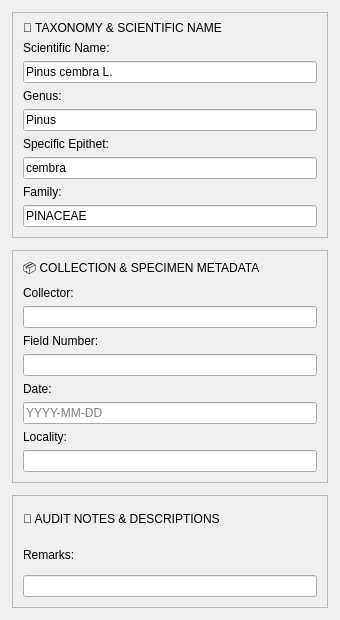
              <widget class="QWidget" name="audit_cards_contents">
               <property name="geometry">
                <rect>
                 <x>0</x>
                 <y>0</y>
                 <width>340</width>
                 <height>620</height>
                </rect>
               </property>
               <layout class="QVBoxLayout" name="cards_layout">
                <property name="spacing">
                 <number>12</number>
                </property>
                <property name="leftMargin">
                 <number>12</number>
                </property>
                <property name="topMargin">
                 <number>12</number>
                </property>
                <property name="rightMargin">
                 <number>12</number>
                </property>
                <property name="bottomMargin">
                 <number>12</number>
                </property>
                <item>
                 <widget class="QFrame" name="card_taxonomy">
                  <property name="frameShape">
                   <enum>QFrame::StyledPanel</enum>
                  </property>
                  <property name="class" stdset="0">
                   <string>audit-card</string>
                  </property>
                  <layout class="QVBoxLayout" name="tax_card_layout">
                   <property name="spacing">
                    <number>6</number>
                   </property>
                   <property name="leftMargin">
                    <number>10</number>
                   </property>
                   <property name="topMargin">
                    <number>8</number>
                   </property>
                   <property name="rightMargin">
                    <number>10</number>
                   </property>
                   <property name="bottomMargin">
                    <number>10</number>
                   </property>
                   <item>
                    <widget class="QLabel" name="lbl_card_tax_title">
                     <property name="text">
                      <string>🧬 TAXONOMY &amp; SCIENTIFIC NAME</string>
                     </property>
                     <property name="class" stdset="0">
                      <string>card-header-lbl</string>
                     </property>
                    </widget>
                   </item>
                   <item>
                    <widget class="QLabel" name="lbl_tax_sciname">
                     <property name="text">
                      <string>Scientific Name:</string>
                     </property>
                     <property name="class" stdset="0">
                      <string>audit-field-label</string>
                     </property>
                    </widget>
                   </item>
                   <item>
                    <widget class="QLineEdit" name="input_tax_sciname">
                     <property name="text">
                      <string>Pinus cembra L.</string>
                     </property>
                     <property name="class" stdset="0">
                      <string>audit-input</string>
                     </property>
                    </widget>
                   </item>
                   <item>
                    <widget class="QLabel" name="lbl_tax_genus">
                     <property name="text">
                      <string>Genus:</string>
                     </property>
                     <property name="class" stdset="0">
                      <string>audit-field-label</string>
                     </property>
                    </widget>
                   </item>
                   <item>
                    <widget class="QLineEdit" name="input_tax_genus">
                     <property name="text">
                      <string>Pinus</string>
                     </property>
                     <property name="class" stdset="0">
                      <string>audit-input</string>
                     </property>
                    </widget>
                   </item>
                   <item>
                    <widget class="QLabel" name="lbl_tax_species">
                     <property name="text">
                      <string>Specific Epithet:</string>
                     </property>
                     <property name="class" stdset="0">
                      <string>audit-field-label</string>
                     </property>
                    </widget>
                   </item>
                   <item>
                    <widget class="QLineEdit" name="input_tax_species">
                     <property name="text">
                      <string>cembra</string>
                     </property>
                     <property name="class" stdset="0">
                      <string>audit-input</string>
                     </property>
                    </widget>
                   </item>
                   <item>
                    <widget class="QLabel" name="lbl_tax_family">
                     <property name="text">
                      <string>Family:</string>
                     </property>
                     <property name="class" stdset="0">
                      <string>audit-field-label</string>
                     </property>
                    </widget>
                   </item>
                   <item>
                    <widget class="QLineEdit" name="input_tax_family">
                     <property name="text">
                      <string>PINACEAE</string>
                     </property>
                     <property name="class" stdset="0">
                      <string>audit-input</string>
                     </property>
                    </widget>
                   </item>
                  </layout>
                 </widget>
                </item>
                <item>
                 <widget class="QFrame" name="card_collection">
                  <property name="frameShape">
                   <enum>QFrame::StyledPanel</enum>
                  </property>
                  <property name="class" stdset="0">
                   <string>audit-card</string>
                  </property>
                  <layout class="QVBoxLayout" name="col_card_layout">
                   <property name="spacing">
                    <number>6</number>
                   </property>
                   <property name="leftMargin">
                    <number>10</number>
                   </property>
                   <property name="topMargin">
                    <number>8</number>
                   </property>
                   <property name="rightMargin">
                    <number>10</number>
                   </property>
                   <property name="bottomMargin">
                    <number>10</number>
                   </property>
                   <item>
                    <widget class="QLabel" name="lbl_card_col_title">
                     <property name="text">
                      <string>📦 COLLECTION &amp; SPECIMEN METADATA</string>
                     </property>
                     <property name="class" stdset="0">
                      <string>card-header-lbl</string>
                     </property>
                    </widget>
                   </item>
                   <item>
                    <widget class="QLabel" name="lbl_col_collector">
                     <property name="text">
                      <string>Collector:</string>
                     </property>
                     <property name="class" stdset="0">
                      <string>audit-field-label</string>
                     </property>
                    </widget>
                   </item>
                   <item>
                    <widget class="QLineEdit" name="input_col_collector">
                     <property name="class" stdset="0">
                      <string>audit-input</string>
                     </property>
                    </widget>
                   </item>
                   <item>
                    <widget class="QLabel" name="lbl_col_field_no">
                     <property name="text">
                      <string>Field Number:</string>
                     </property>
                     <property name="class" stdset="0">
                      <string>audit-field-label</string>
                     </property>
                    </widget>
                   </item>
                   <item>
                    <widget class="QLineEdit" name="input_col_field_no">
                     <property name="class" stdset="0">
                      <string>audit-input</string>
                     </property>
                    </widget>
                   </item>
                   <item>
                    <widget class="QLabel" name="lbl_col_date">
                     <property name="text">
                      <string>Date:</string>
                     </property>
                     <property name="class" stdset="0">
                      <string>audit-field-label</string>
                     </property>
                    </widget>
                   </item>
                   <item>
                    <widget class="QLineEdit" name="input_col_date">
                     <property name="placeholderText">
                      <string>YYYY-MM-DD</string>
                     </property>
                     <property name="class" stdset="0">
                      <string>audit-input</string>
                     </property>
                    </widget>
                   </item>
                   <item>
                    <widget class="QLabel" name="lbl_col_locality">
                     <property name="text">
                      <string>Locality:</string>
                     </property>
                     <property name="class" stdset="0">
                      <string>audit-field-label</string>
                     </property>
                    </widget>
                   </item>
                   <item>
                    <widget class="QLineEdit" name="input_col_locality">
                     <property name="class" stdset="0">
                      <string>audit-input</string>
                     </property>
                    </widget>
                   </item>
                  </layout>
                 </widget>
                </item>
                <item>
                 <widget class="QFrame" name="card_notes">
                  <property name="frameShape">
                   <enum>QFrame::StyledPanel</enum>
                  </property>
                  <property name="class" stdset="0">
                   <string>audit-card</string>
                  </property>
                  <layout class="QVBoxLayout" name="notes_card_layout">
                   <property name="spacing">
                    <number>6</number>
                   </property>
                   <property name="leftMargin">
                    <number>10</number>
                   </property>
                   <property name="topMargin">
                    <number>8</number>
                   </property>
                   <property name="rightMargin">
                    <number>10</number>
                   </property>
                   <property name="bottomMargin">
                    <number>10</number>
                   </property>
                   <item>
                    <widget class="QLabel" name="lbl_card_notes_title">
                     <property name="text">
                      <string>📝 AUDIT NOTES &amp; DESCRIPTIONS</string>
                     </property>
                     <property name="class" stdset="0">
                      <string>card-header-lbl</string>
                     </property>
                    </widget>
                   </item>
                   <item>
                    <widget class="QLabel" name="lbl_notes_remarks">
                     <property name="text">
                      <string>Remarks:</string>
                     </property>
                     <property name="class" stdset="0">
                      <string>audit-field-label</string>
                     </property>
                    </widget>
                   </item>
                   <item>
                    <widget class="QLineEdit" name="input_notes_remarks">
                     <property name="class" stdset="0">
                      <string>audit-input</string>
                     </property>
                    </widget>
                   </item>
                  </layout>
                 </widget>
                </item>
               </layout>
              </widget>
